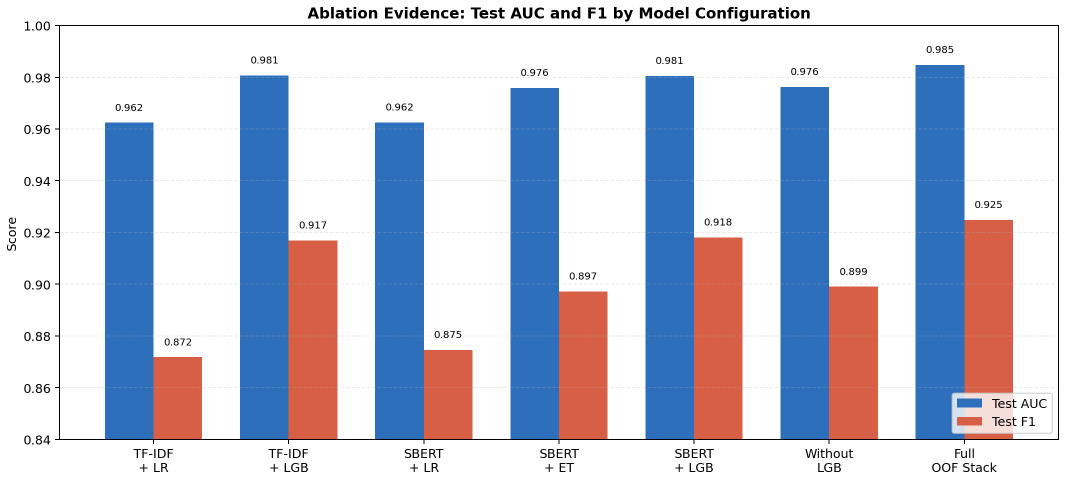
#> input picture presentation_prep/s5_alc_template_cropped_assets/ablation_metrics_comparison.png, 2132 x 958 px, found by its file name (shown at 1/2 size)
$ python build_s5_from_alc_template.py
#> lines starting #> are read from the running program, lines starting #| are printed output that depends on the picture; after the words box and inside, x2 and y2 are one past the last pixel; in counts of white or black regions, pixels touching at a corner belong together
from pathlib import Path
import sys

sys.path.insert(0, str(Path("F:/app_bundle/pip_tmp")))

from PIL import Image, ImageChops
from pptx import Presentation
from pptx.dml.color import RGBColor
from pptx.enum.shapes import MSO_SHAPE
from pptx.enum.text import MSO_ANCHOR, PP_ALIGN
from pptx.util import Inches, Pt


ROOT = Path("F:/app_bundle")
TEMPLATE = Path(r"D:\wx xiazai\WeChat Files\wxid_3cj0fkz1sbr822\FileStorage\File\2026-05\INF ALC Seminar S2W10 PPT.pptx")
OUT_DIR = ROOT / "presentation_prep"
ASSET_DIR = OUT_DIR / "04_ablation_oof_stacking" / "assets"
CROP_DIR = OUT_DIR / "s5_alc_template_cropped_assets"
PPT_OUT = OUT_DIR / "S5_Ablation_OOF_Stacking_4SLIDES_ALC_TEMPLATE_ACADEMIC_LAYOUT.pptx"
SCRIPT_OUT = OUT_DIR / "S5_Ablation_OOF_Stacking_4slides_ALC_template_academic_script.txt"

INK = (18, 31, 62)
MUTED = (72, 80, 98)
PURPLE = (113, 47, 211)
BLUE = (20, 75, 160)
TEAL = (20, 129, 106)
RED = (186, 75, 58)
LIGHT = (248, 249, 252)
LINE = (217, 223, 234)


def crop_near_white(src: Path, dst: Path, pad=14, threshold=250):
#> called with pad = 14, threshold = 250
    im = Image.open(src).convert("RGB")
#> im is the input picture: PIL image 2132x958 RGB; mean R, G, B 198.2, 201.2, 216.1
    bg = Image.new("RGB", im.size, (255, 255, 255))
#> bg: PIL image 2132x958 RGB; every value is 255
    diff = ImageChops.difference(im, bg).convert("L")
    mask = diff.point(lambda p: 255 if p > 255 - threshold else 0)
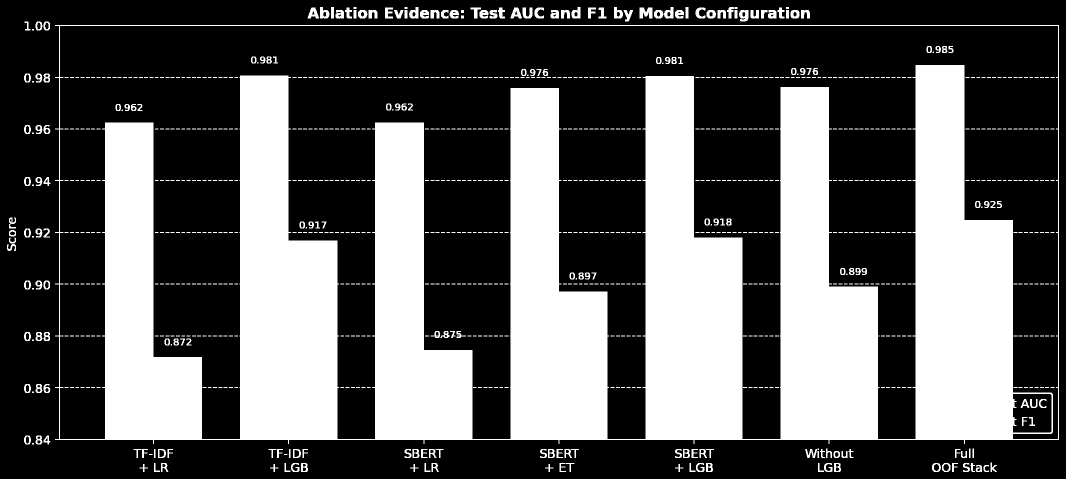
#> mask: PIL image 2132x958 L (shown at 1/2 size); 36.2% white; 945 white regions (734 under 20 px), largest, box (x1, y1, x2, y2) and area: (110, 50, 2118, 888) 699303, (1279, 15, 1305, 37) 446, (1478, 20, 1497, 43) 329
    bbox = mask.getbbox()
#> bbox = (14, 14, 2118, 944)
    if bbox:
        left = max(bbox[0] - pad, 0)
#> left = 0
        top = max(bbox[1] - pad, 0)
#> top = 0
        right = min(bbox[2] + pad, im.size[0])
#> right = 2132
        bottom = min(bbox[3] + pad, im.size[1])
#> bottom = 958
        im = im.crop((left, top, right, bottom))
    dst.parent.mkdir(parents=True, exist_ok=True)
    im.save(dst)
    return dst


def prepare_assets():
    names = [
        "ablation_metrics_comparison.png",
        "oof_stacking_flow.png",
        "topk_precision_recall_lift.png",
        "actual_vs_predicted_final_020_bins.png",
    ]
    return {name: crop_near_white(ASSET_DIR / name, CROP_DIR / name) for name in names}
#> call 2 of crop_near_white, with pad = 14, threshold = 250
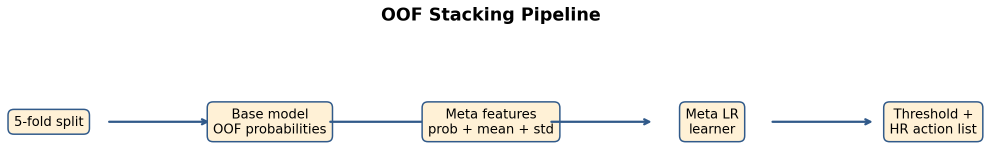
#> input picture presentation_prep/s5_alc_template_cropped_assets/oof_stacking_flow.png, 1982 x 299 px, found by its file name (shown at 1/2 size)
#> in crop_near_white, im is the input picture: PIL image 1982x299 RGB; mean R, G, B 245.3, 244.6, 242.6
#> in crop_near_white (call 2), `bg = Image.new("RGB", im.size, (255, 255, 255))`: bg: PIL image 1982x299 RGB; every value is 255
#> in crop_near_white (call 2), `mask = diff.point(lambda p: 255 if p > 255 - threshold else 0)`:
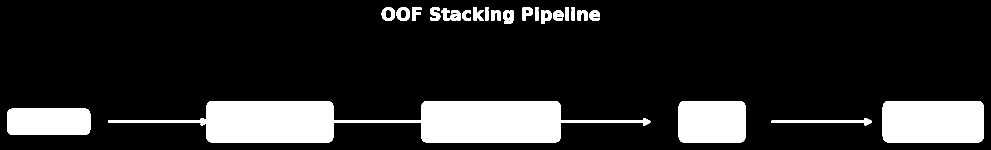
#> mask: PIL image 1982x299 L (shown at 1/2 size); 15.3% white; 27 white regions, largest, box (x1, y1, x2, y2) and area: (216, 202, 1301, 285) 47003, (1765, 202, 1968, 285) 16705, (1357, 202, 1491, 285) 11009
#> in crop_near_white (call 2), `bbox = mask.getbbox()`: bbox = (14, 14, 1968, 285)
#> in crop_near_white (call 2), `right = min(bbox[2] + pad, im.size[0])`: right = 1982
#> in crop_near_white (call 2), `bottom = min(bbox[3] + pad, im.size[1])`: bottom = 299
#> call 3 of crop_near_white, with pad = 14, threshold = 250
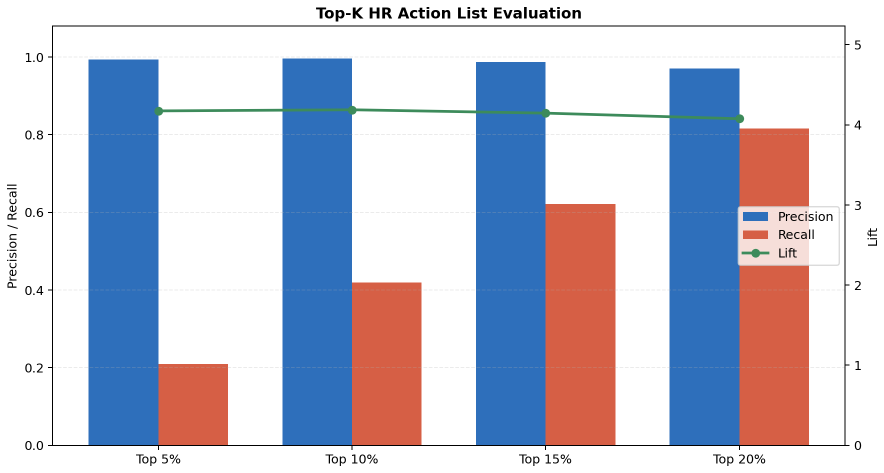
#> input picture presentation_prep/s5_alc_template_cropped_assets/topk_precision_recall_lift.png, 1768 x 946 px, found by its file name (shown at 1/2 size)
#> in crop_near_white, im is the input picture: PIL image 1768x946 RGB; mean R, G, B 192.6, 194.5, 210.3
#> in crop_near_white (call 3), `bg = Image.new("RGB", im.size, (255, 255, 255))`: bg: PIL image 1768x946 RGB; every value is 255
#> in crop_near_white (call 3), `mask = diff.point(lambda p: 255 if p > 255 - threshold else 0)`:
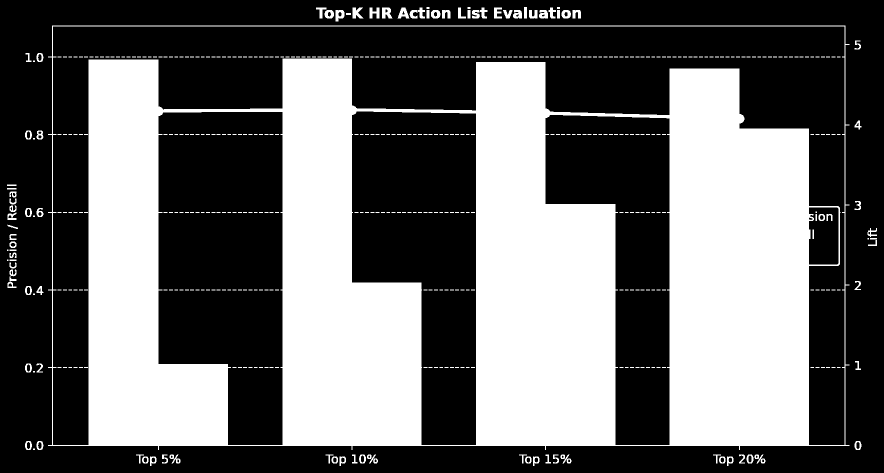
#> mask: PIL image 1768x946 L (shown at 1/2 size); 41% white; 489 white regions (390 under 20 px), largest, box (x1, y1, x2, y2) and area: (96, 51, 1699, 900) 666777, (764, 15, 785, 37) 333, (705, 15, 727, 37) 314
#> in crop_near_white (call 3), `bbox = mask.getbbox()`: bbox = (14, 14, 1754, 932)
#> in crop_near_white (call 3), `right = min(bbox[2] + pad, im.size[0])`: right = 1768
#> in crop_near_white (call 3), `bottom = min(bbox[3] + pad, im.size[1])`: bottom = 946
#> call 4 of crop_near_white, with pad = 14, threshold = 250
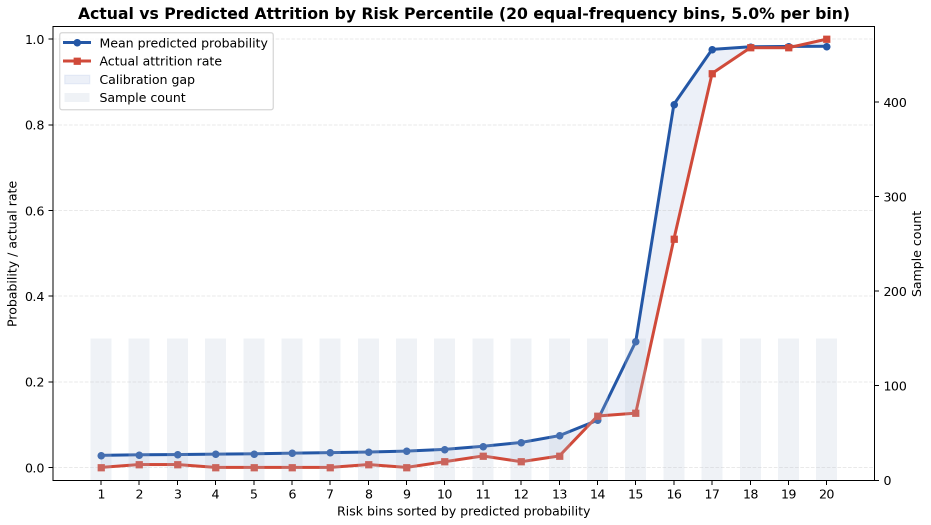
#> input picture presentation_prep/s5_alc_template_cropped_assets/actual_vs_predicted_final_020_bins.png, 1861 x 1050 px, found by its file name (shown at 1/2 size)
#> in crop_near_white, im is the input picture: PIL image 1861x1050 RGB; mean R, G, B 245.4, 245.2, 246.3
#> in crop_near_white (call 4), `bg = Image.new("RGB", im.size, (255, 255, 255))`: bg: PIL image 1861x1050 RGB; every value is 255
#> in crop_near_white (call 4), `mask = diff.point(lambda p: 255 if p > 255 - threshold else 0)`:
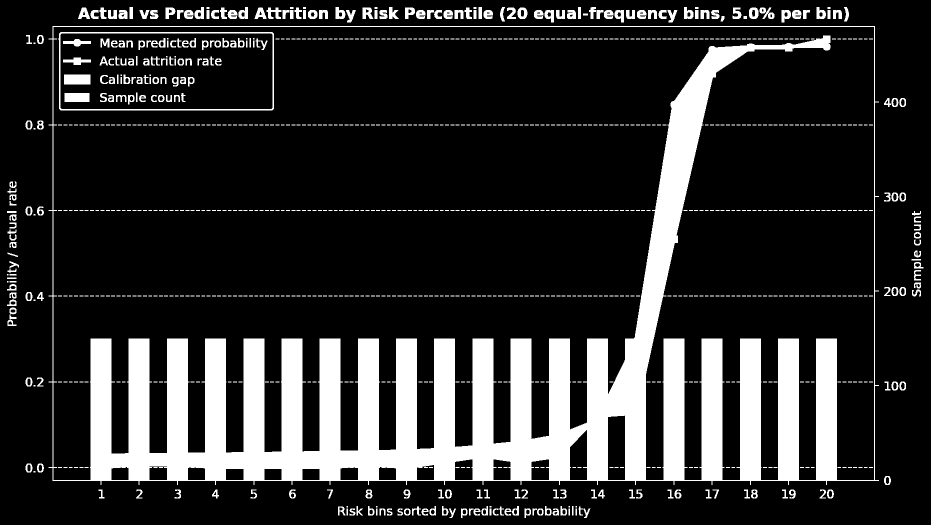
#> mask: PIL image 1861x1050 L (shown at 1/2 size); 18.2% white; 951 white regions (673 under 20 px), largest, box (x1, y1, x2, y2) and area: (97, 52, 1758, 970) 301447, (116, 64, 548, 221) 3478, (128, 149, 181, 169) 1060
#> in crop_near_white (call 4), `bbox = mask.getbbox()`: bbox = (14, 14, 1847, 1036)
#> in crop_near_white (call 4), `right = min(bbox[2] + pad, im.size[0])`: right = 1861
#> in crop_near_white (call 4), `bottom = min(bbox[3] + pad, im.size[1])`: bottom = 1050


# [93 lines left out: functions add_text, add_bullets, add_card, add_metric, add_image_fit, add_title and 1 more, not called in this run]


def build_deck():
    assets = prepare_assets()
    prs = Presentation(str(TEMPLATE))
    while len(prs.slides) < 4:
        prs.slides.add_slide(prs.slide_layouts[1])

    for i in range(4):
        clear_slide_content(prs.slides[i])

    # Slide 1
    s = prs.slides[0]
    add_title(s, "S5. Model Validation via Ablation and OOF Stacking",
              "This section establishes component necessity, leakage-controlled fusion, and operational ranking validity.")
    add_text(s, 0.55, 1.32, 4.20, 0.58,
             "The final ensemble is supported by three complementary evidence layers.",
             size=18.8, bold=True, color=INK)
    add_bullets(s, 0.60, 2.05, 4.10, 1.10, [
        "Component necessity: ablation quantifies marginal contribution.",
        "Fusion validity: OOF predictions reduce in-sample optimism.",
        "Operational value: top-k ranking prioritizes HR intervention resources.",
    ], size=10.4)
    for i, (label, value, color) in enumerate([
        ("OOF AUC", "0.9793", PURPLE),
        ("Test AUC", "0.9847", BLUE),
        ("Gap", "0.0054", TEAL),
        ("F1", "0.9248", RED),
    ]):
        add_metric(s, 0.60 + i * 1.05, 3.62, 0.92, label, value, color)
    add_image_fit(s, assets["oof_stacking_flow.png"], 5.02, 1.36, 4.50, 1.45)
    add_card(s, 5.12, 3.33, 4.02, 0.98, "Analytical progression", BLUE)
    add_text(s, 5.35, 3.78, 3.52, 0.25,
             "Component evidence -> fair fusion -> deployable risk ranking",
             size=11.7, bold=True, color=BLUE, align=PP_ALIGN.CENTER)

    # Slide 2
    s = prs.slides[1]
    add_title(s, "Ablation Study: Quantifying Marginal Module Contribution",
              "Each major component is removed or replaced to estimate its incremental effect on predictive performance.")
    add_image_fit(s, assets["ablation_metrics_comparison.png"], 0.38, 1.20, 6.70, 3.82)
    add_card(s, 7.20, 1.30, 2.28, 0.96, "Estimation principle", PURPLE)
    add_text(s, 7.34, 1.77, 2.00, 0.22, "Contribution_j = AUC_full - AUC_without_j",
             size=8.5, bold=True, color=PURPLE, align=PP_ALIGN.CENTER)
    add_card(s, 7.20, 2.55, 2.28, 1.78, "Interpretation", BLUE)
    add_bullets(s, 7.37, 3.01, 1.96, 0.98, [
        "TF-IDF provides a lexical baseline.",
        "Sentence-BERT contributes semantic policy signals.",
        "LR, ET and LGB isolate linear, bagging-style, and boosting-style effects.",
    ], size=8.1)
    add_text(s, 0.45, 5.04, 8.95, 0.18,
             "Conclusion: the reported performance is supported by controlled component-level evidence.",
             size=8.5, bold=True, color=(42, 49, 63))

    # Slide 3
    s = prs.slides[2]
    add_title(s, "OOF Stacking: Leakage-Controlled Ensemble Learning",
              "The meta learner is trained on out-of-fold base-model predictions rather than in-sample fitted outputs.")
    add_image_fit(s, assets["oof_stacking_flow.png"], 0.55, 1.20, 8.90, 1.55)
    cards = [
        (0.65, "Out-of-fold score", "p_i^OOF = f_-k(x_i)", PURPLE),
        (3.72, "Meta-feature vector", "z_i = [p_LR, p_ET, p_LGB, mean, std, disagreement]", BLUE),
        (6.79, "Stacked prediction", "P(y_i=1|x_i) = sigma(w^T z_i + b)", TEAL),
    ]
    for x, title, formula, color in cards:
        add_card(s, x, 3.05, 2.55, 0.95, title, color)
        add_text(s, x + 0.14, 3.48, 2.28, 0.24, formula, size=8.9, bold=True,
                 color=color, align=PP_ALIGN.CENTER)
    add_text(s, 0.78, 4.43, 8.3, 0.43,
             "Compared with uniform averaging, the meta learner estimates context-specific model reliability and treats model disagreement as uncertainty information.",
             size=9.9, bold=True, color=(42, 49, 66), align=PP_ALIGN.CENTER)

    # Slide 4
    s = prs.slides[3]
    add_title(s, "Operational Evaluation: Risk Ranking for HR Intervention",
              "The validated model is translated into a prioritized Top-20% employee risk list.")
    add_metric(s, 0.58, 1.10, 1.05, "Top 20% Precision", "0.9700", TEAL)
    add_metric(s, 1.78, 1.10, 1.05, "Top 20% Recall", "0.8151", BLUE)
    add_metric(s, 2.98, 1.10, 1.05, "Top 20% Lift", "4.0756", PURPLE)
    add_image_fit(s, assets["topk_precision_recall_lift.png"], 0.48, 1.88, 4.75, 3.05)
    add_text(s, 5.55, 1.10, 3.8, 0.25, "Calibration evidence: 20-bin reliability view",
             size=11.8, bold=True, color=INK, align=PP_ALIGN.CENTER)
    add_image_fit(s, assets["actual_vs_predicted_final_020_bins.png"], 5.37, 1.55, 4.05, 2.52)
    add_card(s, 5.72, 4.35, 3.34, 0.78, "Transition to S6", RED)
    add_text(s, 5.92, 4.72, 2.94, 0.20,
             "SHAP provides individual-level attribution for each risk flag.",
             size=10.2, bold=True, color=RED, align=PP_ALIGN.CENTER)

    prs.save(PPT_OUT)


def write_script():
    script = """Slide 1.
S4 established LightGBM as a strong nonlinear predictor. This section presents the validation logic behind the final ensemble. The design is supported by ablation analysis, out-of-fold stacking, and HR-oriented ranking evaluation.

Slide 2.
Ablation analysis removes or replaces one component and then measures the resulting performance change. We compare TF-IDF with Sentence-BERT, evaluate LR, ET and LightGBM separately, and test full-model variants without key components. This provides component-level evidence rather than only reporting the best final score.

Slide 3.
OOF means out-of-fold. Each training sample receives a prediction from a model that did not train on that sample. These leakage-controlled predictions become inputs for the logistic meta learner. Compared with simple averaging, stacking can assign different reliability to LR, ET and LightGBM, while also using disagreement as uncertainty information.

Slide 4.
The full model reaches OOF AUC 0.9793 and Test AUC 0.9847, with only a 0.0054 gap. For HR action, the Top 20 percent risk group reaches Precision 0.9700, Recall 0.8151, and Lift 4.0756. The model therefore produces a focused intervention list. The next section uses SHAP to explain individual risk drivers."""
    SCRIPT_OUT.write_text(script, encoding="utf-8")


if __name__ == "__main__":
    build_deck()
#> (the call stopped at in build_deck, `prs = Presentation(str(TEMPLATE))`: pptx is not available in this run)
    write_script()
    print(f"Wrote {PPT_OUT}")
    print(f"Wrote {SCRIPT_OUT}")
